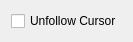
<?xml version="1.0" encoding="UTF-8"?>
<ui version="4.0">
 <class>Q::vtk::PolyDataSourceWidget</class>
 <widget class="QWidget" name="Q::vtk::PolyDataSourceWidget">
  <property name="geometry">
   <rect>
    <x>0</x>
    <y>0</y>
    <width>117</width>
    <height>35</height>
   </rect>
  </property>
  <property name="windowTitle">
   <string>PolyDataSourceWidget</string>
  </property>
  <layout class="QHBoxLayout" name="horizontalLayout">
   <item>
    <widget class="QCheckBox" name="checkBoxFollowCursor">
     <property name="text">
      <string>Unfollow Cursor</string>
     </property>
     <property name="checked">
      <bool>false</bool>
     </property>
    </widget>
   </item>
  </layout>
 </widget>
 <resources/>
 <connections/>
</ui>
